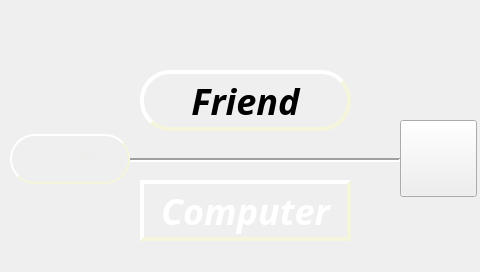
<?xml version="1.0" encoding="UTF-8"?>
<ui version="4.0">
 <class>Fristscreen</class>
 <widget class="QWidget" name="Fristscreen">
  <property name="geometry">
   <rect>
    <x>0</x>
    <y>0</y>
    <width>480</width>
    <height>272</height>
   </rect>
  </property>
  <property name="windowTitle">
   <string>Form</string>
  </property>
  <property name="styleSheet">
   <string notr="true">#Fristscreen{
	background-image: url(:/ui/background_opacity.png);
}</string>
  </property>
  <widget class="QWidget" name="verticalLayoutWidget">
   <property name="geometry">
    <rect>
     <x>0</x>
     <y>0</y>
     <width>481</width>
     <height>51</height>
    </rect>
   </property>
   <layout class="QVBoxLayout" name="header_layout">
    <property name="spacing">
     <number>0</number>
    </property>
    <property name="sizeConstraint">
     <enum>QLayout::SetDefaultConstraint</enum>
    </property>
    <property name="leftMargin">
     <number>0</number>
    </property>
   </layout>
  </widget>
  <widget class="QPushButton" name="btn_friend">
   <property name="geometry">
    <rect>
     <x>140</x>
     <y>70</y>
     <width>211</width>
     <height>61</height>
    </rect>
   </property>
   <property name="palette">
    <palette>
     <active>
      <colorrole role="Button">
       <brush brushstyle="SolidPattern">
        <color alpha="255">
         <red>252</red>
         <green>175</green>
         <blue>62</blue>
        </color>
       </brush>
      </colorrole>
      <colorrole role="Text">
       <brush brushstyle="SolidPattern">
        <color alpha="255">
         <red>255</red>
         <green>255</green>
         <blue>255</blue>
        </color>
       </brush>
      </colorrole>
      <colorrole role="ButtonText">
       <brush brushstyle="SolidPattern">
        <color alpha="255">
         <red>255</red>
         <green>255</green>
         <blue>255</blue>
        </color>
       </brush>
      </colorrole>
      <colorrole role="Base">
       <brush brushstyle="SolidPattern">
        <color alpha="0">
         <red>191</red>
         <green>64</green>
         <blue>64</blue>
        </color>
       </brush>
      </colorrole>
      <colorrole role="PlaceholderText">
       <brush brushstyle="SolidPattern">
        <color alpha="128">
         <red>255</red>
         <green>255</green>
         <blue>255</blue>
        </color>
       </brush>
      </colorrole>
     </active>
     <inactive>
      <colorrole role="Button">
       <brush brushstyle="SolidPattern">
        <color alpha="255">
         <red>0</red>
         <green>0</green>
         <blue>0</blue>
        </color>
       </brush>
      </colorrole>
      <colorrole role="Text">
       <brush brushstyle="SolidPattern">
        <color alpha="255">
         <red>0</red>
         <green>0</green>
         <blue>0</blue>
        </color>
       </brush>
      </colorrole>
      <colorrole role="ButtonText">
       <brush brushstyle="SolidPattern">
        <color alpha="255">
         <red>0</red>
         <green>0</green>
         <blue>0</blue>
        </color>
       </brush>
      </colorrole>
      <colorrole role="Base">
       <brush brushstyle="SolidPattern">
        <color alpha="0">
         <red>191</red>
         <green>64</green>
         <blue>64</blue>
        </color>
       </brush>
      </colorrole>
      <colorrole role="PlaceholderText">
       <brush brushstyle="SolidPattern">
        <color alpha="128">
         <red>0</red>
         <green>0</green>
         <blue>0</blue>
        </color>
       </brush>
      </colorrole>
     </inactive>
     <disabled>
      <colorrole role="Button">
       <brush brushstyle="SolidPattern">
        <color alpha="255">
         <red>164</red>
         <green>0</green>
         <blue>0</blue>
        </color>
       </brush>
      </colorrole>
      <colorrole role="Text">
       <brush brushstyle="SolidPattern">
        <color alpha="255">
         <red>190</red>
         <green>190</green>
         <blue>190</blue>
        </color>
       </brush>
      </colorrole>
      <colorrole role="ButtonText">
       <brush brushstyle="SolidPattern">
        <color alpha="255">
         <red>190</red>
         <green>190</green>
         <blue>190</blue>
        </color>
       </brush>
      </colorrole>
      <colorrole role="Base">
       <brush brushstyle="SolidPattern">
        <color alpha="255">
         <red>239</red>
         <green>239</green>
         <blue>239</blue>
        </color>
       </brush>
      </colorrole>
      <colorrole role="PlaceholderText">
       <brush brushstyle="SolidPattern">
        <color alpha="128">
         <red>0</red>
         <green>0</green>
         <blue>0</blue>
        </color>
       </brush>
      </colorrole>
     </disabled>
    </palette>
   </property>
   <property name="font">
    <font>
     <family>Ubuntu Condensed</family>
     <pointsize>27</pointsize>
     <weight>75</weight>
     <italic>true</italic>
     <bold>true</bold>
    </font>
   </property>
   <property name="styleSheet">
    <string notr="true">#btn_friend{
background-color: transparent;
background: none;
border-style: outset;
border-width: 4px;
border-color: beige;
border-radius: 30px;
background-repeat: none;
}
#btn_friend:pressed
{
	background-color: rgb(239, 41, 41);
	border-color: rgb(186, 189, 182);
}</string>
   </property>
   <property name="text">
    <string>Friend</string>
   </property>
  </widget>
  <widget class="Line" name="line">
   <property name="geometry">
    <rect>
     <x>129</x>
     <y>150</y>
     <width>271</width>
     <height>20</height>
    </rect>
   </property>
   <property name="lineWidth">
    <number>2</number>
   </property>
   <property name="orientation">
    <enum>Qt::Horizontal</enum>
   </property>
  </widget>
  <widget class="QPushButton" name="setting">
   <property name="geometry">
    <rect>
     <x>400</x>
     <y>120</y>
     <width>77</width>
     <height>77</height>
    </rect>
   </property>
   <property name="styleSheet">
    <string notr="true">#setting{
border-image: url(:/ui/btn_setting_release.png);
}
#setting:pressed
{
	border-image: url(:/ui/btn_setting_press.png);
}</string>
   </property>
   <property name="text">
    <string/>
   </property>
  </widget>
  <widget class="QPushButton" name="btn_computer">
   <property name="geometry">
    <rect>
     <x>140</x>
     <y>180</y>
     <width>211</width>
     <height>61</height>
    </rect>
   </property>
   <property name="palette">
    <palette>
     <active>
      <colorrole role="Button">
       <brush brushstyle="SolidPattern">
        <color alpha="255">
         <red>252</red>
         <green>175</green>
         <blue>62</blue>
        </color>
       </brush>
      </colorrole>
      <colorrole role="ButtonText">
       <brush brushstyle="SolidPattern">
        <color alpha="255">
         <red>255</red>
         <green>255</green>
         <blue>255</blue>
        </color>
       </brush>
      </colorrole>
     </active>
     <inactive>
      <colorrole role="Button">
       <brush brushstyle="SolidPattern">
        <color alpha="255">
         <red>252</red>
         <green>175</green>
         <blue>62</blue>
        </color>
       </brush>
      </colorrole>
      <colorrole role="ButtonText">
       <brush brushstyle="SolidPattern">
        <color alpha="255">
         <red>255</red>
         <green>255</green>
         <blue>255</blue>
        </color>
       </brush>
      </colorrole>
     </inactive>
     <disabled>
      <colorrole role="Button">
       <brush brushstyle="SolidPattern">
        <color alpha="255">
         <red>252</red>
         <green>175</green>
         <blue>62</blue>
        </color>
       </brush>
      </colorrole>
      <colorrole role="ButtonText">
       <brush brushstyle="SolidPattern">
        <color alpha="255">
         <red>190</red>
         <green>190</green>
         <blue>190</blue>
        </color>
       </brush>
      </colorrole>
     </disabled>
    </palette>
   </property>
   <property name="font">
    <font>
     <family>Ubuntu Condensed</family>
     <pointsize>27</pointsize>
     <weight>75</weight>
     <italic>true</italic>
     <bold>true</bold>
    </font>
   </property>
   <property name="styleSheet">
    <string notr="true">#btn_computer{
background-color: transparent;
background: none;
border-style: outset;
border-width: 4px;
border-color: beige;
background-repeat: none;
}
#btn_computer:pressed
{
	background-color: rgba(252, 3, 3, 155);
	border-color: rgb(186, 189, 182);
}</string>
   </property>
   <property name="text">
    <string>Computer</string>
   </property>
  </widget>
  <widget class="QPushButton" name="btn_playOffline">
   <property name="geometry">
    <rect>
     <x>10</x>
     <y>134</y>
     <width>120</width>
     <height>50</height>
    </rect>
   </property>
   <property name="minimumSize">
    <size>
     <width>120</width>
     <height>50</height>
    </size>
   </property>
   <property name="maximumSize">
    <size>
     <width>120</width>
     <height>50</height>
    </size>
   </property>
   <property name="palette">
    <palette>
     <active>
      <colorrole role="ButtonText">
       <brush brushstyle="SolidPattern">
        <color alpha="255">
         <red>238</red>
         <green>238</green>
         <blue>236</blue>
        </color>
       </brush>
      </colorrole>
     </active>
     <inactive>
      <colorrole role="ButtonText">
       <brush brushstyle="SolidPattern">
        <color alpha="255">
         <red>238</red>
         <green>238</green>
         <blue>236</blue>
        </color>
       </brush>
      </colorrole>
     </inactive>
     <disabled>
      <colorrole role="ButtonText">
       <brush brushstyle="SolidPattern">
        <color alpha="255">
         <red>190</red>
         <green>190</green>
         <blue>190</blue>
        </color>
       </brush>
      </colorrole>
     </disabled>
    </palette>
   </property>
   <property name="font">
    <font>
     <pointsize>16</pointsize>
    </font>
   </property>
   <property name="styleSheet">
    <string notr="true">#btn_playOffline{
background-color: transparent;
background: none;
border-style: outset;
border-width: 2px;
border-color: beige;
border-radius: 25px;
background-repeat: none;
}
#btn_playOffline:pressed
{
	background-color: rgb(239, 41, 41);
	border-color: rgb(186, 189, 182);
}</string>
   </property>
   <property name="text">
    <string>Play Offline</string>
   </property>
  </widget>
 </widget>
 <resources/>
 <connections/>
</ui>
